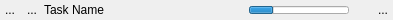
<?xml version="1.0" encoding="UTF-8"?>
<ui version="4.0">
 <class>SingleTaskWidget</class>
 <widget class="QWidget" name="SingleTaskWidget">
  <property name="geometry">
   <rect>
    <x>0</x>
    <y>0</y>
    <width>393</width>
    <height>20</height>
   </rect>
  </property>
  <property name="windowTitle">
   <string>SingleTaskWidget</string>
  </property>
  <property name="dockNestingEnabled" stdset="0">
   <bool>false</bool>
  </property>
  <layout class="QHBoxLayout" name="horizontalLayout">
   <property name="spacing">
    <number>2</number>
   </property>
   <property name="leftMargin">
    <number>0</number>
   </property>
   <property name="topMargin">
    <number>0</number>
   </property>
   <property name="rightMargin">
    <number>0</number>
   </property>
   <property name="bottomMargin">
    <number>0</number>
   </property>
   <item>
    <widget class="QWidget" name="widgetLeftButtonsHolder" native="true">
     <property name="minimumSize">
      <size>
       <width>0</width>
       <height>0</height>
      </size>
     </property>
     <property name="maximumSize">
      <size>
       <width>16777215</width>
       <height>16777215</height>
      </size>
     </property>
     <property name="layoutDirection">
      <enum>Qt::RightToLeft</enum>
     </property>
     <layout class="QHBoxLayout" name="horizontalLayout_3">
      <property name="spacing">
       <number>2</number>
      </property>
      <property name="leftMargin">
       <number>0</number>
      </property>
      <property name="topMargin">
       <number>0</number>
      </property>
      <property name="rightMargin">
       <number>0</number>
      </property>
      <property name="bottomMargin">
       <number>0</number>
      </property>
      <item>
       <widget class="QToolButton" name="btnStart">
        <property name="minimumSize">
         <size>
          <width>20</width>
          <height>20</height>
         </size>
        </property>
        <property name="maximumSize">
         <size>
          <width>20</width>
          <height>20</height>
         </size>
        </property>
        <property name="text">
         <string>...</string>
        </property>
        <property name="icon">
         <iconset>
          <normaloff>:/icons/task_stop_22x22.png</normaloff>:/icons/task_stop_22x22.png</iconset>
        </property>
        <property name="autoRaise">
         <bool>true</bool>
        </property>
       </widget>
      </item>
      <item>
       <widget class="QToolButton" name="btnShowLog">
        <property name="minimumSize">
         <size>
          <width>20</width>
          <height>20</height>
         </size>
        </property>
        <property name="maximumSize">
         <size>
          <width>20</width>
          <height>20</height>
         </size>
        </property>
        <property name="text">
         <string>...</string>
        </property>
        <property name="icon">
         <iconset>
          <normaloff>:/icons/delete_red_16x16.png</normaloff>:/icons/delete_red_16x16.png</iconset>
        </property>
        <property name="autoRaise">
         <bool>true</bool>
        </property>
       </widget>
      </item>
     </layout>
    </widget>
   </item>
   <item>
    <widget class="QLabel" name="lblTaskName">
     <property name="sizePolicy">
      <sizepolicy hsizetype="Expanding" vsizetype="Preferred">
       <horstretch>0</horstretch>
       <verstretch>0</verstretch>
      </sizepolicy>
     </property>
     <property name="font">
      <font>
       <family>Segoe UI</family>
       <pointsize>9</pointsize>
       <weight>50</weight>
       <italic>false</italic>
       <bold>false</bold>
      </font>
     </property>
     <property name="text">
      <string>Task Name</string>
     </property>
    </widget>
   </item>
   <item>
    <spacer name="horizontalSpacer">
     <property name="orientation">
      <enum>Qt::Horizontal</enum>
     </property>
     <property name="sizeType">
      <enum>QSizePolicy::Fixed</enum>
     </property>
     <property name="sizeHint" stdset="0">
      <size>
       <width>2</width>
       <height>10</height>
      </size>
     </property>
    </spacer>
   </item>
   <item>
    <widget class="QProgressBar" name="progressBar">
     <property name="sizePolicy">
      <sizepolicy hsizetype="Minimum" vsizetype="Fixed">
       <horstretch>0</horstretch>
       <verstretch>0</verstretch>
      </sizepolicy>
     </property>
     <property name="minimumSize">
      <size>
       <width>100</width>
       <height>0</height>
      </size>
     </property>
     <property name="maximumSize">
      <size>
       <width>16777215</width>
       <height>8</height>
      </size>
     </property>
     <property name="font">
      <font>
       <pointsize>6</pointsize>
      </font>
     </property>
     <property name="value">
      <number>24</number>
     </property>
     <property name="textVisible">
      <bool>false</bool>
     </property>
    </widget>
   </item>
   <item>
    <widget class="QWidget" name="widgetRightButtonsHolder" native="true">
     <property name="minimumSize">
      <size>
       <width>42</width>
       <height>0</height>
      </size>
     </property>
     <property name="maximumSize">
      <size>
       <width>42</width>
       <height>16777215</height>
      </size>
     </property>
     <layout class="QHBoxLayout" name="horizontalLayout_2">
      <property name="spacing">
       <number>2</number>
      </property>
      <property name="leftMargin">
       <number>0</number>
      </property>
      <property name="topMargin">
       <number>0</number>
      </property>
      <property name="rightMargin">
       <number>0</number>
      </property>
      <property name="bottomMargin">
       <number>0</number>
      </property>
      <item>
       <widget class="QToolButton" name="btnPause">
        <property name="minimumSize">
         <size>
          <width>20</width>
          <height>20</height>
         </size>
        </property>
        <property name="maximumSize">
         <size>
          <width>20</width>
          <height>20</height>
         </size>
        </property>
        <property name="toolTip">
         <string/>
        </property>
        <property name="text">
         <string/>
        </property>
        <property name="autoRaise">
         <bool>true</bool>
        </property>
       </widget>
      </item>
      <item>
       <widget class="QToolButton" name="btnStop">
        <property name="minimumSize">
         <size>
          <width>20</width>
          <height>20</height>
         </size>
        </property>
        <property name="maximumSize">
         <size>
          <width>20</width>
          <height>20</height>
         </size>
        </property>
        <property name="text">
         <string>...</string>
        </property>
        <property name="icon">
         <iconset>
          <normaloff>:/icons/delete_red_16x16.png</normaloff>:/icons/delete_red_16x16.png</iconset>
        </property>
        <property name="autoRaise">
         <bool>true</bool>
        </property>
       </widget>
      </item>
     </layout>
    </widget>
   </item>
  </layout>
 </widget>
 <layoutdefault spacing="6" margin="11"/>
 <resources/>
 <connections/>
</ui>
